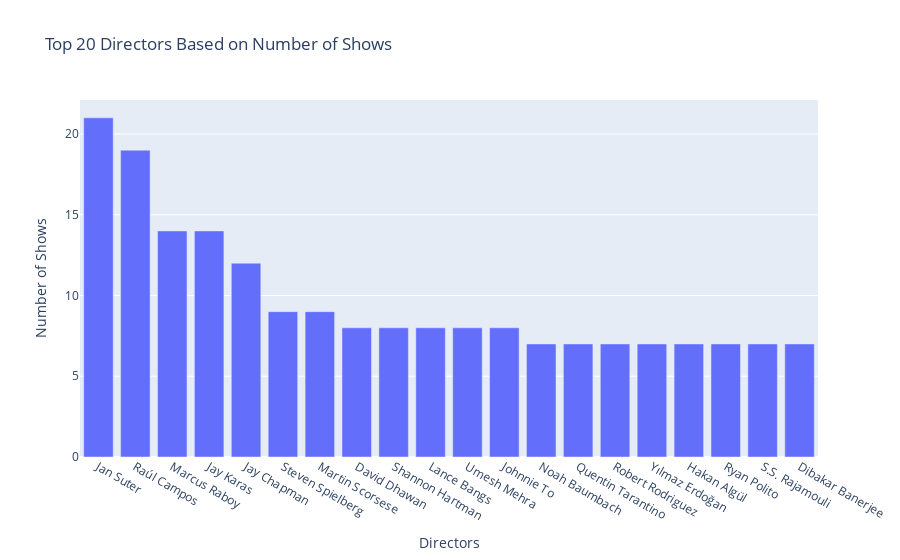

Here is the notebook cell this chart was saved with:
### Code cell
# we split the 'director' column and create a new DataFrame first.
casts_df = data['director'].str.split(', ', expand=True).stack().reset_index(level=1, drop=True).reset_index(name='director')

# Group by cast and count by top 10
top_casts = casts_df['director'].value_counts().reset_index(name='count').head(20)

# Create a bar chart using Plotly Express
fig = px.bar(top_casts, x='index', y='count',
             labels={'count': 'Number of Shows','index': 'Directors'}, title='Top 20 Directors Based on Number of Shows')

fig.show()

### Figure 1 — Plotly figure (JSON) as saved in the notebook; plotly's stock layout.template omitted (floating-point values rounded to 4 significant figures)
{"data": [{"alignmentgroup": "True", "hovertemplate": "Directors=%{x}<br>Number of Shows=%{y}<extra></extra>", "legendgroup": "", "marker": {"color": "#636efa", "pattern": {"shape": ""}}, "name": "", "offsetgroup": "", "orientation": "v", "showlegend": false, "textposition": "auto", "type": "bar", "x": ["Jan Suter", "Raúl Campos", "Marcus Raboy", "Jay Karas", "Jay Chapman", "Steven Spielberg", "Martin Scorsese", "David Dhawan", "Shannon Hartman", "Lance Bangs", "Umesh Mehra", "Johnnie To", "Noah Baumbach", "Quentin Tarantino", "Robert Rodriguez", "Yılmaz Erdoğan", "Hakan Algül", "Ryan Polito", "S.S. Rajamouli", "Dibakar Banerjee"], "xaxis": "x", "y": [21, 19, 14, 14, 12, 9, 9, 8, 8, 8, 8, 8, 7, 7, 7, 7, 7, 7, 7, 7], "yaxis": "y"}], "layout": {"barmode": "relative", "legend": {"tracegroupgap": 0}, "title": {"text": "Top 20 Directors Based on Number of Shows"}, "xaxis": {"anchor": "y", "domain": [0, 1], "title": {"text": "Directors"}}, "yaxis": {"anchor": "x", "domain": [0, 1], "title": {"text": "Number of Shows"}}}}
